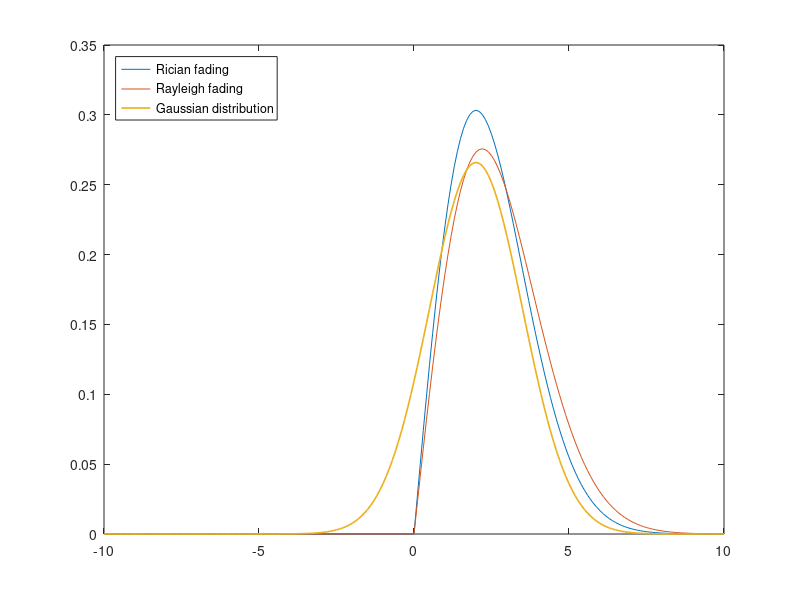

Write MATLAB code to recreate this figure.
pd = makedist('Rician','s',0,'sigma',2)
pd1 = makedist('Rayleigh','b',2.2)
pd2 = makedist('Normal','mu',2,'sigma',1.5);
x = -10:.1:10;

plot(x,pdf(pd,x),x,pdf(pd1,x),x,pdf(pd2,x),'LineWidth',1.2);
legend('Rician fading','Rayleigh fading','Gaussian distribution','Location','northwest')